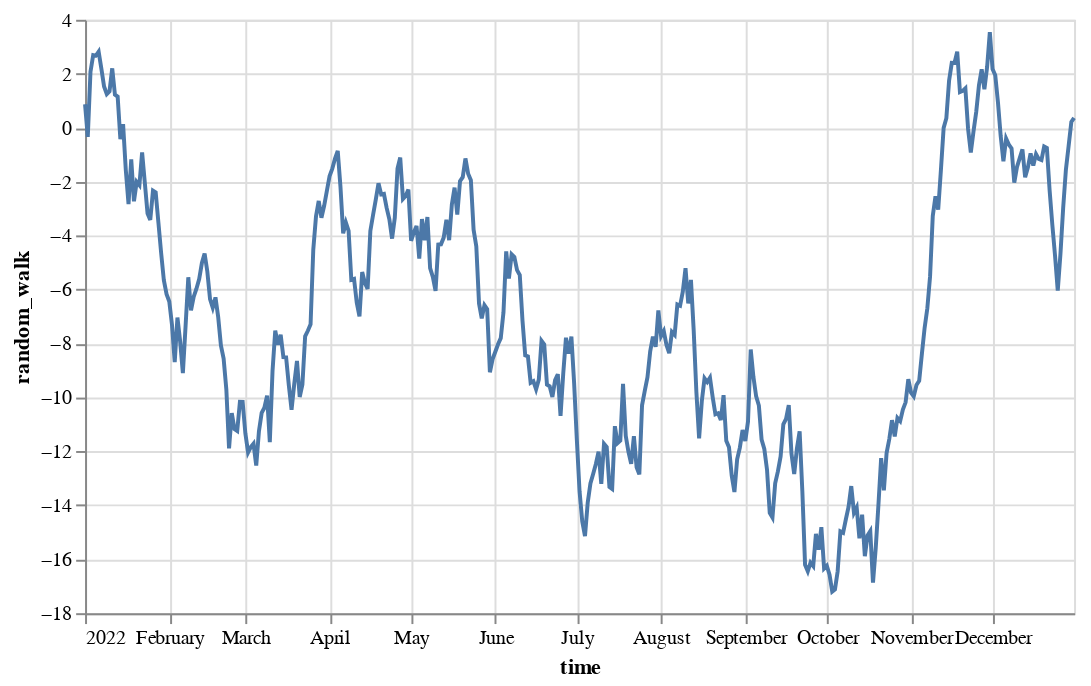

Here is the notebook cell this chart was saved with:
### Code cell
plot(ts)

### Figure 1 — Vega-Lite specification as saved in the notebook (floating-point values rounded to 4 significant figures; data arrays with more than 128 entries replaced by an {"elided": "..."} marker saying what was removed)
{"config": {"view": {"continuousWidth": 300, "continuousHeight": 300}}, "data": {"name": "data-c728ffd1d17dba05ce0d5ce29d77cec4"}, "mark": {"type": "line"}, "encoding": {"x": {"field": "time", "type": "temporal"}, "y": {"field": "random_walk", "type": "quantitative"}}, "height": 300, "width": 500, "$schema": "https://vega.github.io/schema/vega-lite/v5.14.1.json", "datasets": {"data-c728ffd1d17dba05ce0d5ce29d77cec4": {"elided": "365 records"}}}
